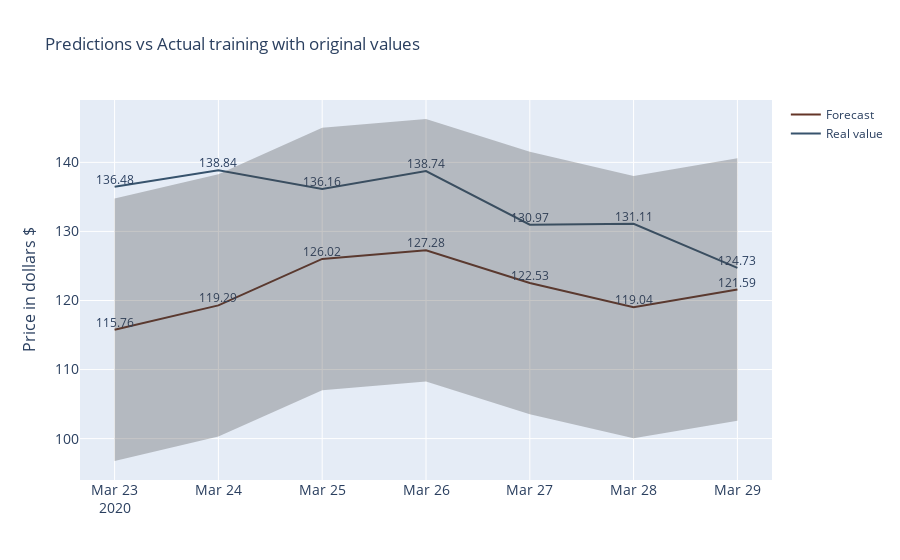

Notebook cell for this chart:
### Code cell
aux = aux_df.reset_index()

fig = go.Figure()
fig.add_trace(go.Scatter(x=list(aux['Fecha']),
                y=aux['Real_value'],
                name="Real value",
                marker_color='rgb(55, 83, 109)',
                mode="lines+text",
                text=list(aux['Real_value']),
                textposition="top center"
                ))
fig.add_trace(go.Scatter(x=list(aux['Fecha']),
                y=aux['Forecast'],
                name="Forecast",
                marker_color='rgb(100, 53, 39)',
                mode="lines+text",
                text=list(aux['Forecast']),
                textposition="top center"
                ))
fig.add_trace(go.Scatter(
                name='Upper Bound',
                x=list(aux['Fecha']),
                y=aux['Forecast']+19,
                mode='lines',
                marker=dict(color="#444"),
                line=dict(width=0),
                showlegend=False
                ))
fig.add_trace(go.Scatter(
                name='Lower Bound',
                x=list(aux['Fecha']),
                y=aux['Forecast']-19,
                marker=dict(color="#444"),
                line=dict(width=0),
                mode='lines',
                fillcolor='rgba(68, 68, 68, 0.3)',
                fill='tonexty',
                showlegend=False
                ))
fig.update_layout(
    title='Predictions vs Actual training with original values',
    xaxis_tickfont_size=14,
    yaxis=dict(
        title='Price in dollars $',
        titlefont_size=16,
        tickfont_size=14,
    )
)
fig.show()

### Figure 1 — Plotly figure (JSON) as saved in the notebook; plotly's stock layout.template omitted (floating-point values rounded to 4 significant figures)
{"data": [{"marker": {"color": "rgb(55, 83, 109)"}, "mode": "lines+text", "name": "Real value", "text": ["136.48", "138.84", "136.16", "138.74", "130.97", "131.11", "124.73"], "textposition": "top center", "type": "scatter", "x": ["2020-03-23T00:00:00", "2020-03-24T00:00:00", "2020-03-25T00:00:00", "2020-03-26T00:00:00", "2020-03-27T00:00:00", "2020-03-28T00:00:00", "2020-03-29T00:00:00"], "y": [136.5, 138.8, 136.2, 138.7, 131.0, 131.1, 124.7]}, {"marker": {"color": "rgb(100, 53, 39)"}, "mode": "lines+text", "name": "Forecast", "text": ["115.76", "119.29", "126.02", "127.28", "122.53", "119.04", "121.59"], "textposition": "top center", "type": "scatter", "x": ["2020-03-23T00:00:00", "2020-03-24T00:00:00", "2020-03-25T00:00:00", "2020-03-26T00:00:00", "2020-03-27T00:00:00", "2020-03-28T00:00:00", "2020-03-29T00:00:00"], "y": [115.8, 119.3, 126.0, 127.3, 122.5, 119.0, 121.6]}, {"line": {"width": 0}, "marker": {"color": "#444"}, "mode": "lines", "name": "Upper Bound", "showlegend": false, "type": "scatter", "x": ["2020-03-23T00:00:00", "2020-03-24T00:00:00", "2020-03-25T00:00:00", "2020-03-26T00:00:00", "2020-03-27T00:00:00", "2020-03-28T00:00:00", "2020-03-29T00:00:00"], "y": [134.8, 138.3, 145.0, 146.3, 141.5, 138.0, 140.6]}, {"fill": "tonexty", "fillcolor": "rgba(68, 68, 68, 0.3)", "line": {"width": 0}, "marker": {"color": "#444"}, "mode": "lines", "name": "Lower Bound", "showlegend": false, "type": "scatter", "x": ["2020-03-23T00:00:00", "2020-03-24T00:00:00", "2020-03-25T00:00:00", "2020-03-26T00:00:00", "2020-03-27T00:00:00", "2020-03-28T00:00:00", "2020-03-29T00:00:00"], "y": [96.76, 100.3, 107.0, 108.3, 103.5, 100.0, 102.6]}], "layout": {"title": {"text": "Predictions vs Actual training with original values"}, "xaxis": {"tickfont": {"size": 14}}, "yaxis": {"tickfont": {"size": 14}, "title": {"font": {"size": 16}, "text": "Price in dollars $"}}}}
